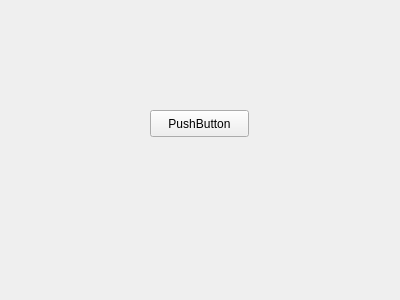
<?xml version="1.0" encoding="UTF-8"?>
<ui version="4.0">
 <class>Widget</class>
 <widget class="QWidget" name="Widget">
  <property name="geometry">
   <rect>
    <x>0</x>
    <y>0</y>
    <width>400</width>
    <height>300</height>
   </rect>
  </property>
  <property name="windowTitle">
   <string>Widget</string>
  </property>
  <widget class="QPushButton" name="pushButton">
   <property name="geometry">
    <rect>
     <x>150</x>
     <y>110</y>
     <width>99</width>
     <height>27</height>
    </rect>
   </property>
   <property name="text">
    <string>PushButton</string>
   </property>
  </widget>
 </widget>
 <layoutdefault spacing="6" margin="11"/>
 <resources/>
 <connections/>
</ui>
